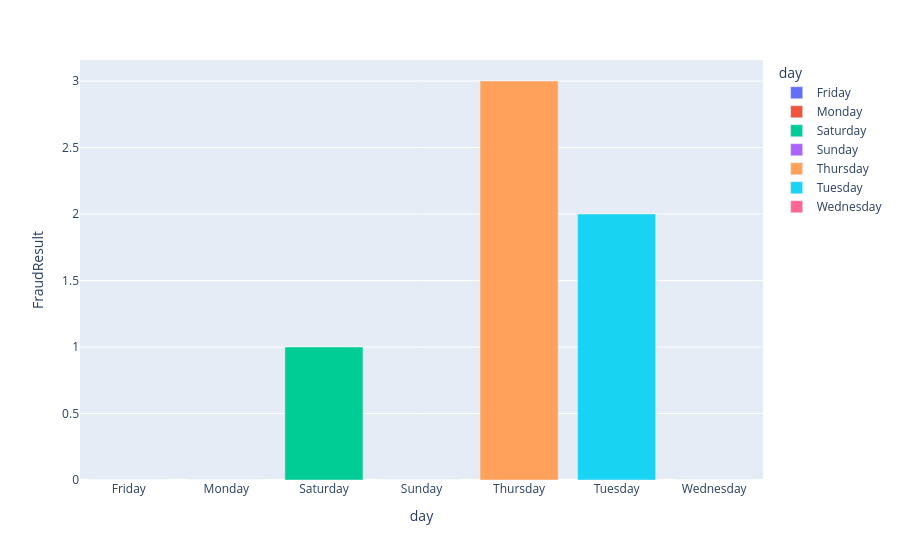

This figure's notebook cell:
### Markdown cell above
> Anlyse visuelle

### Code cell
jour_fraud = df.groupby("day")['FraudResult'].sum().reset_index()
px.bar(jour_fraud, x= "day", y = 'FraudResult', color= 'day')

### Figure 1 — Plotly figure (JSON) as saved in the notebook; plotly's stock layout.template omitted (floating-point values rounded to 4 significant figures)
{"data": [{"alignmentgroup": "True", "hovertemplate": "day=%{x}<br>FraudResult=%{y}<extra></extra>", "legendgroup": "Friday", "marker": {"color": "#636efa", "pattern": {"shape": ""}}, "name": "Friday", "offsetgroup": "Friday", "orientation": "v", "showlegend": true, "textposition": "auto", "type": "bar", "x": ["Friday"], "xaxis": "x", "y": [0], "yaxis": "y"}, {"alignmentgroup": "True", "hovertemplate": "day=%{x}<br>FraudResult=%{y}<extra></extra>", "legendgroup": "Monday", "marker": {"color": "#EF553B", "pattern": {"shape": ""}}, "name": "Monday", "offsetgroup": "Monday", "orientation": "v", "showlegend": true, "textposition": "auto", "type": "bar", "x": ["Monday"], "xaxis": "x", "y": [0], "yaxis": "y"}, {"alignmentgroup": "True", "hovertemplate": "day=%{x}<br>FraudResult=%{y}<extra></extra>", "legendgroup": "Saturday", "marker": {"color": "#00cc96", "pattern": {"shape": ""}}, "name": "Saturday", "offsetgroup": "Saturday", "orientation": "v", "showlegend": true, "textposition": "auto", "type": "bar", "x": ["Saturday"], "xaxis": "x", "y": [1], "yaxis": "y"}, {"alignmentgroup": "True", "hovertemplate": "day=%{x}<br>FraudResult=%{y}<extra></extra>", "legendgroup": "Sunday", "marker": {"color": "#ab63fa", "pattern": {"shape": ""}}, "name": "Sunday", "offsetgroup": "Sunday", "orientation": "v", "showlegend": true, "textposition": "auto", "type": "bar", "x": ["Sunday"], "xaxis": "x", "y": [0], "yaxis": "y"}, {"alignmentgroup": "True", "hovertemplate": "day=%{x}<br>FraudResult=%{y}<extra></extra>", "legendgroup": "Thursday", "marker": {"color": "#FFA15A", "pattern": {"shape": ""}}, "name": "Thursday", "offsetgroup": "Thursday", "orientation": "v", "showlegend": true, "textposition": "auto", "type": "bar", "x": ["Thursday"], "xaxis": "x", "y": [3], "yaxis": "y"}, {"alignmentgroup": "True", "hovertemplate": "day=%{x}<br>FraudResult=%{y}<extra></extra>", "legendgroup": "Tuesday", "marker": {"color": "#19d3f3", "pattern": {"shape": ""}}, "name": "Tuesday", "offsetgroup": "Tuesday", "orientation": "v", "showlegend": true, "textposition": "auto", "type": "bar", "x": ["Tuesday"], "xaxis": "x", "y": [2], "yaxis": "y"}, {"alignmentgroup": "True", "hovertemplate": "day=%{x}<br>FraudResult=%{y}<extra></extra>", "legendgroup": "Wednesday", "marker": {"color": "#FF6692", "pattern": {"shape": ""}}, "name": "Wednesday", "offsetgroup": "Wednesday", "orientation": "v", "showlegend": true, "textposition": "auto", "type": "bar", "x": ["Wednesday"], "xaxis": "x", "y": [0], "yaxis": "y"}], "layout": {"barmode": "relative", "legend": {"title": {"text": "day"}, "tracegroupgap": 0}, "margin": {"t": 60}, "xaxis": {"anchor": "y", "categoryarray": ["Friday", "Monday", "Saturday", "Sunday", "Thursday", "Tuesday", "Wednesday"], "categoryorder": "array", "domain": [0, 1], "title": {"text": "day"}}, "yaxis": {"anchor": "x", "domain": [0, 1], "title": {"text": "FraudResult"}}}}
